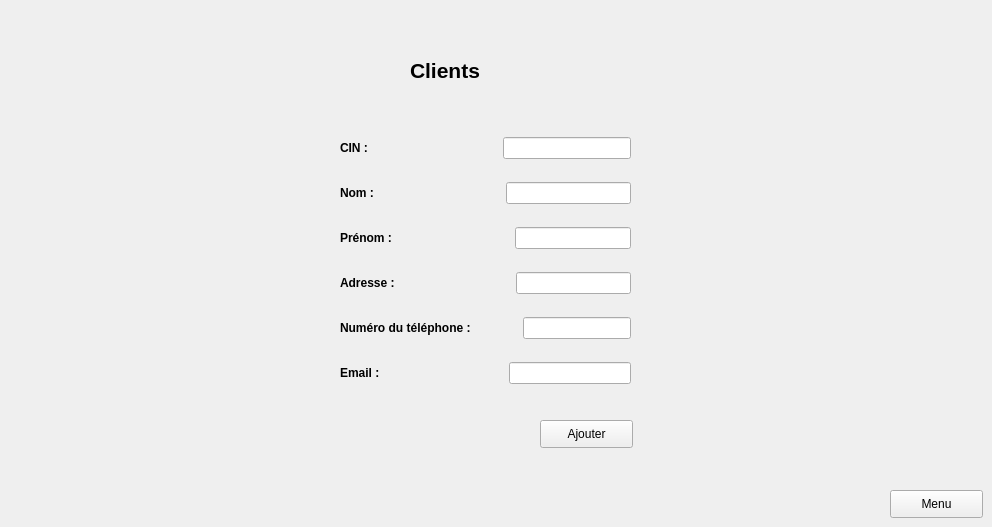
           <widget class="QWidget" name="Ajouter_2">
            <attribute name="title">
             <string>Ajouter un client</string>
            </attribute>
            <widget class="QPushButton" name="addbutton_3">
             <property name="geometry">
              <rect>
               <x>540</x>
               <y>420</y>
               <width>93</width>
               <height>28</height>
              </rect>
             </property>
             <property name="text">
              <string>Ajouter</string>
             </property>
            </widget>
            <widget class="QLabel" name="label_39">
             <property name="geometry">
              <rect>
               <x>410</x>
               <y>50</y>
               <width>221</width>
               <height>41</height>
              </rect>
             </property>
             <property name="font">
              <font>
               <pointsize>16</pointsize>
               <weight>75</weight>
               <bold>true</bold>
              </font>
             </property>
             <property name="text">
              <string>Clients</string>
             </property>
            </widget>
            <widget class="QWidget" name="layoutWidget_7">
             <property name="geometry">
              <rect>
               <x>340</x>
               <y>120</y>
               <width>291</width>
               <height>281</height>
              </rect>
             </property>
             <layout class="QVBoxLayout" name="verticalLayout_41">
              <item>
               <layout class="QHBoxLayout" name="horizontalLayout_82">
                <item>
                 <widget class="QLabel" name="label_89">
                  <property name="font">
                   <font>
                    <weight>75</weight>
                    <bold>true</bold>
                   </font>
                  </property>
                  <property name="text">
                   <string>CIN :</string>
                  </property>
                 </widget>
                </item>
                <item>
                 <spacer name="horizontalSpacer_62">
                  <property name="orientation">
                   <enum>Qt::Horizontal</enum>
                  </property>
                  <property name="sizeHint" stdset="0">
                   <size>
                    <width>40</width>
                    <height>20</height>
                   </size>
                  </property>
                 </spacer>
                </item>
                <item>
                 <widget class="QLineEdit" name="le_cin_5"/>
                </item>
               </layout>
              </item>
              <item>
               <layout class="QHBoxLayout" name="horizontalLayout_83">
                <item>
                 <widget class="QLabel" name="label_90">
                  <property name="font">
                   <font>
                    <weight>75</weight>
                    <bold>true</bold>
                   </font>
                  </property>
                  <property name="text">
                   <string>Nom :</string>
                  </property>
                 </widget>
                </item>
                <item>
                 <spacer name="horizontalSpacer_63">
                  <property name="orientation">
                   <enum>Qt::Horizontal</enum>
                  </property>
                  <property name="sizeHint" stdset="0">
                   <size>
                    <width>40</width>
                    <height>20</height>
                   </size>
                  </property>
                 </spacer>
                </item>
                <item>
                 <widget class="QLineEdit" name="le_nom_5"/>
                </item>
               </layout>
              </item>
              <item>
               <layout class="QHBoxLayout" name="horizontalLayout_84">
                <item>
                 <widget class="QLabel" name="label_91">
                  <property name="font">
                   <font>
                    <weight>75</weight>
                    <bold>true</bold>
                   </font>
                  </property>
                  <property name="text">
                   <string>Prénom :</string>
                  </property>
                 </widget>
                </item>
                <item>
                 <spacer name="horizontalSpacer_64">
                  <property name="orientation">
                   <enum>Qt::Horizontal</enum>
                  </property>
                  <property name="sizeHint" stdset="0">
                   <size>
                    <width>40</width>
                    <height>20</height>
                   </size>
                  </property>
                 </spacer>
                </item>
                <item>
                 <widget class="QLineEdit" name="le_prenom_5"/>
                </item>
               </layout>
              </item>
              <item>
               <layout class="QHBoxLayout" name="horizontalLayout_85">
                <item>
                 <widget class="QLabel" name="label_103">
                  <property name="font">
                   <font>
                    <weight>75</weight>
                    <bold>true</bold>
                   </font>
                  </property>
                  <property name="text">
                   <string>Adresse :</string>
                  </property>
                 </widget>
                </item>
                <item>
                 <spacer name="horizontalSpacer_65">
                  <property name="orientation">
                   <enum>Qt::Horizontal</enum>
                  </property>
                  <property name="sizeHint" stdset="0">
                   <size>
                    <width>40</width>
                    <height>20</height>
                   </size>
                  </property>
                 </spacer>
                </item>
                <item>
                 <widget class="QLineEdit" name="l_adresse_5"/>
                </item>
               </layout>
              </item>
              <item>
               <layout class="QHBoxLayout" name="horizontalLayout_86">
                <item>
                 <widget class="QLabel" name="label_104">
                  <property name="font">
                   <font>
                    <weight>75</weight>
                    <bold>true</bold>
                   </font>
                  </property>
                  <property name="text">
                   <string>Numéro du téléphone :</string>
                  </property>
                 </widget>
                </item>
                <item>
                 <spacer name="horizontalSpacer_66">
                  <property name="orientation">
                   <enum>Qt::Horizontal</enum>
                  </property>
                  <property name="sizeHint" stdset="0">
                   <size>
                    <width>40</width>
                    <height>20</height>
                   </size>
                  </property>
                 </spacer>
                </item>
                <item>
                 <widget class="QLineEdit" name="le_num_5"/>
                </item>
               </layout>
              </item>
              <item>
               <layout class="QHBoxLayout" name="horizontalLayout_87">
                <item>
                 <widget class="QLabel" name="label_105">
                  <property name="font">
                   <font>
                    <weight>75</weight>
                    <bold>true</bold>
                   </font>
                  </property>
                  <property name="text">
                   <string>Email :</string>
                  </property>
                 </widget>
                </item>
                <item>
                 <spacer name="horizontalSpacer_67">
                  <property name="orientation">
                   <enum>Qt::Horizontal</enum>
                  </property>
                  <property name="sizeHint" stdset="0">
                   <size>
                    <width>40</width>
                    <height>20</height>
                   </size>
                  </property>
                 </spacer>
                </item>
                <item>
                 <widget class="QLineEdit" name="le_mail_5"/>
                </item>
               </layout>
              </item>
             </layout>
            </widget>
            <widget class="QPushButton" name="homeButton_14">
             <property name="geometry">
              <rect>
               <x>890</x>
               <y>490</y>
               <width>93</width>
               <height>28</height>
              </rect>
             </property>
             <property name="text">
              <string>Menu</string>
             </property>
            </widget>
           </widget>
